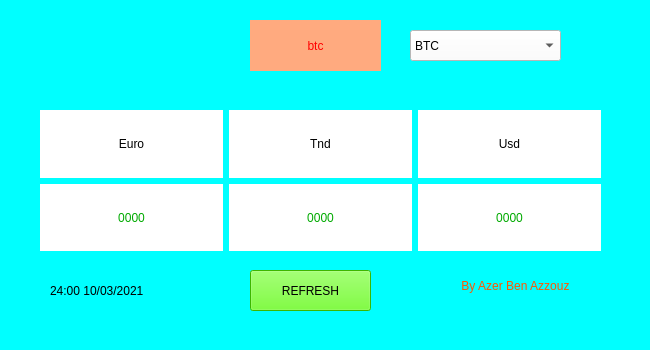
<?xml version="1.0" encoding="UTF-8"?>
<ui version="4.0">
 <class>Form</class>
 <widget class="QWidget" name="Form">
  <property name="geometry">
   <rect>
    <x>0</x>
    <y>0</y>
    <width>650</width>
    <height>350</height>
   </rect>
  </property>
  <property name="mouseTracking">
   <bool>false</bool>
  </property>
  <property name="focusPolicy">
   <enum>Qt::NoFocus</enum>
  </property>
  <property name="windowTitle">
   <string>BTC PRICE</string>
  </property>
  <property name="windowIcon">
   <iconset>
    <normaloff>../../../../telechargements/Bitcoin-BTC-icon.png</normaloff>../../../../telechargements/Bitcoin-BTC-icon.png</iconset>
  </property>
  <property name="styleSheet">
   <string notr="true">background-color: rgb(0, 255, 255);</string>
  </property>
  <widget class="QLabel" name="label">
   <property name="geometry">
    <rect>
     <x>250</x>
     <y>20</y>
     <width>131</width>
     <height>51</height>
    </rect>
   </property>
   <property name="styleSheet">
    <string notr="true">background-color: rgb(255, 170, 127);
color: rgb(255, 0, 0);
font: 20pt &quot;Wide Latin&quot;;</string>
   </property>
   <property name="text">
    <string>btc</string>
   </property>
   <property name="alignment">
    <set>Qt::AlignCenter</set>
   </property>
  </widget>
  <widget class="QWidget" name="horizontalLayoutWidget">
   <property name="geometry">
    <rect>
     <x>40</x>
     <y>110</y>
     <width>561</width>
     <height>141</height>
    </rect>
   </property>
   <layout class="QHBoxLayout" name="horizontalLayout">
    <item>
     <layout class="QVBoxLayout" name="verticalLayout_3">
      <item>
       <widget class="QLabel" name="label_6">
        <property name="styleSheet">
         <string notr="true">font: 75 12pt &quot;MS Shell Dlg 2&quot;;
background-color: rgb(255, 255, 255);</string>
        </property>
        <property name="text">
         <string>Euro</string>
        </property>
        <property name="alignment">
         <set>Qt::AlignCenter</set>
        </property>
       </widget>
      </item>
      <item>
       <widget class="QLabel" name="euro">
        <property name="styleSheet">
         <string notr="true">color: rgb(0, 170, 0);
background-color: rgb(255, 255, 255);
font: 75 11pt &quot;Fixedsys&quot;;</string>
        </property>
        <property name="text">
         <string>0000</string>
        </property>
        <property name="alignment">
         <set>Qt::AlignCenter</set>
        </property>
       </widget>
      </item>
     </layout>
    </item>
    <item>
     <layout class="QVBoxLayout" name="verticalLayout">
      <item>
       <widget class="QLabel" name="label_2">
        <property name="styleSheet">
         <string notr="true">font: 75 12pt &quot;MS Shell Dlg 2&quot;;
background-color: rgb(255, 255, 255);</string>
        </property>
        <property name="text">
         <string>Tnd</string>
        </property>
        <property name="alignment">
         <set>Qt::AlignCenter</set>
        </property>
       </widget>
      </item>
      <item>
       <widget class="QLabel" name="tnd">
        <property name="styleSheet">
         <string notr="true">color: rgb(0, 170, 0);
background-color: rgb(255, 255, 255);
font: 75 11pt &quot;Fixedsys&quot;;</string>
        </property>
        <property name="text">
         <string>0000</string>
        </property>
        <property name="alignment">
         <set>Qt::AlignCenter</set>
        </property>
       </widget>
      </item>
     </layout>
    </item>
    <item>
     <layout class="QVBoxLayout" name="verticalLayout_2">
      <item>
       <widget class="QLabel" name="label_4">
        <property name="styleSheet">
         <string notr="true">font: 75 12pt &quot;MS Shell Dlg 2&quot;;
background-color: rgb(255, 255, 255);</string>
        </property>
        <property name="text">
         <string>Usd</string>
        </property>
        <property name="alignment">
         <set>Qt::AlignCenter</set>
        </property>
       </widget>
      </item>
      <item>
       <widget class="QLabel" name="usd">
        <property name="styleSheet">
         <string notr="true">color: rgb(0, 170, 0);
background-color: rgb(255, 255, 255);
font: 75 11pt &quot;Fixedsys&quot;;</string>
        </property>
        <property name="text">
         <string>0000</string>
        </property>
        <property name="alignment">
         <set>Qt::AlignCenter</set>
        </property>
       </widget>
      </item>
     </layout>
    </item>
   </layout>
  </widget>
  <widget class="QPushButton" name="ref">
   <property name="geometry">
    <rect>
     <x>250</x>
     <y>270</y>
     <width>121</width>
     <height>41</height>
    </rect>
   </property>
   <property name="styleSheet">
    <string notr="true">background-color: rgb(85, 255, 0);
font: 10pt &quot;Ravie&quot;;</string>
   </property>
   <property name="text">
    <string>REFRESH</string>
   </property>
   <property name="autoDefault">
    <bool>false</bool>
   </property>
   <property name="flat">
    <bool>false</bool>
   </property>
  </widget>
  <widget class="QLabel" name="label_3">
   <property name="geometry">
    <rect>
     <x>420</x>
     <y>270</y>
     <width>191</width>
     <height>31</height>
    </rect>
   </property>
   <property name="styleSheet">
    <string notr="true">font: 15pt &quot;ROG Fonts v1.6&quot;;
color: rgb(255, 85, 0);
border-color: rgb(255, 85, 0);</string>
   </property>
   <property name="text">
    <string>By Azer Ben Azzouz</string>
   </property>
   <property name="alignment">
    <set>Qt::AlignCenter</set>
   </property>
  </widget>
  <widget class="QComboBox" name="coin">
   <property name="geometry">
    <rect>
     <x>410</x>
     <y>30</y>
     <width>151</width>
     <height>31</height>
    </rect>
   </property>
   <property name="styleSheet">
    <string notr="true">background-color: rgb(255, 255, 255);</string>
   </property>
   <item>
    <property name="text">
     <string>BTC</string>
    </property>
    <property name="icon">
     <iconset>
      <normaloff>../../../../telechargements/Bitcoin-BTC-icon.png</normaloff>../../../../telechargements/Bitcoin-BTC-icon.png</iconset>
    </property>
   </item>
   <item>
    <property name="text">
     <string>ETH</string>
    </property>
    <property name="icon">
     <iconset>
      <normaloff>../../../../telechargements/ethereum_black_logo_sticker-r5bb44ca6704f43128657121253960b0c_0ugmp_8byvr_704.jpg</normaloff>../../../../telechargements/ethereum_black_logo_sticker-r5bb44ca6704f43128657121253960b0c_0ugmp_8byvr_704.jpg</iconset>
    </property>
   </item>
  </widget>
  <widget class="QLabel" name="label_5">
   <property name="geometry">
    <rect>
     <x>180</x>
     <y>20</y>
     <width>51</width>
     <height>51</height>
    </rect>
   </property>
   <property name="text">
    <string/>
   </property>
   <property name="pixmap">
    <pixmap>../../../../telechargements/Bitcoin-BTC-icon.png</pixmap>
   </property>
   <property name="scaledContents">
    <bool>true</bool>
   </property>
  </widget>
  <widget class="QLabel" name="time">
   <property name="geometry">
    <rect>
     <x>50</x>
     <y>270</y>
     <width>148</width>
     <height>41</height>
    </rect>
   </property>
   <property name="styleSheet">
    <string notr="true">color: rgb(0, 0, 0);
font: 20pt &quot;Rockwell Condensed&quot;;</string>
   </property>
   <property name="text">
    <string>24:00 10/03/2021</string>
   </property>
   <property name="alignment">
    <set>Qt::AlignLeading|Qt::AlignLeft|Qt::AlignVCenter</set>
   </property>
  </widget>
 </widget>
 <resources/>
 <connections/>
</ui>
